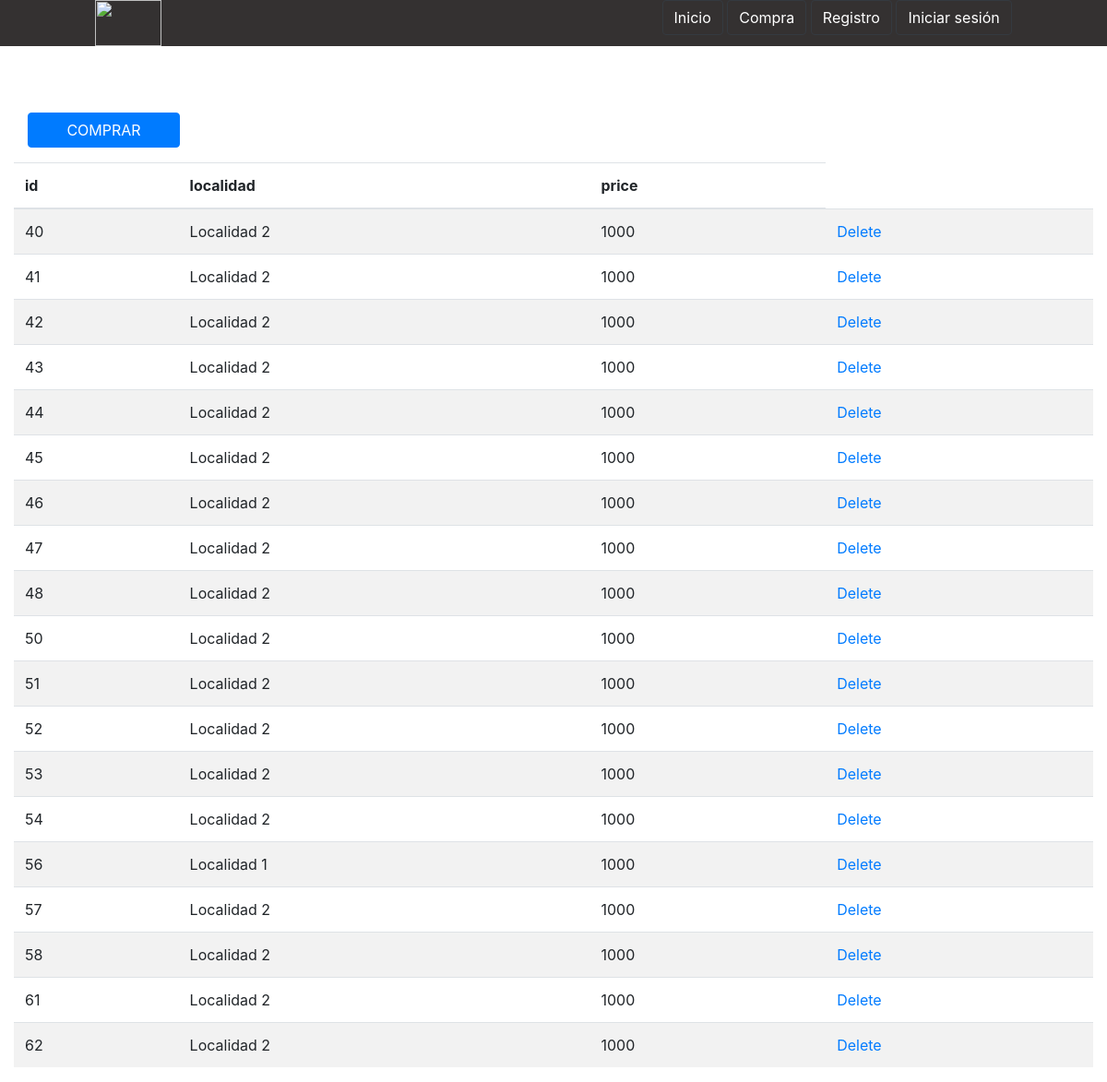
Page /carshop (signed in) on the earlier database version.
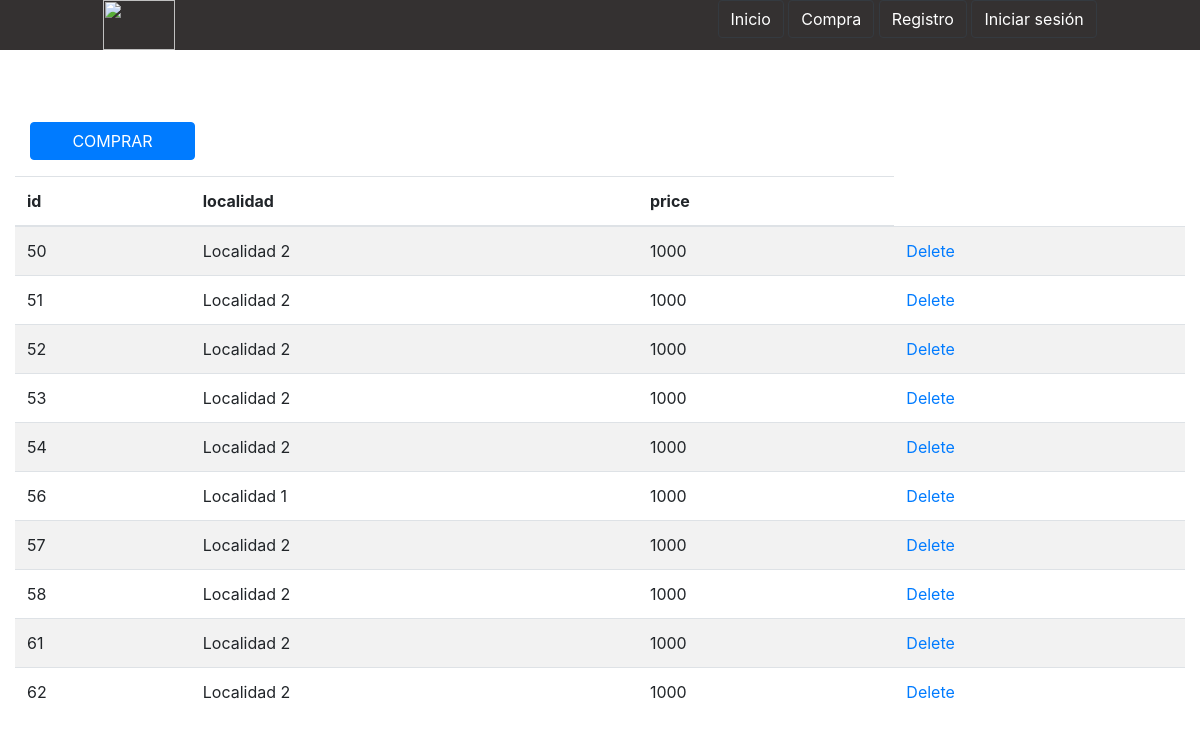
Same page on the later database version.
### users/models.py (models this page shows, shortened)
class Boleta(models.Model):
    localidad = models.ForeignKey(Localidad, verbose_name='Localidad',
                                      on_delete=models.PROTECT,
                                      blank=True, null=True)
    capacity = models.CharField(verbose_name='Cantidad idsponible', max_length=254)
    asientos = models.CharField(verbose_name='Asientos', max_length=254)
    price = models.CharField(verbose_name='Precio ', max_length=254)
    leyenda = models.CharField(verbose_name='Leyenda', max_length=254)
    convencion = models.ForeignKey(Convencion, verbose_name='Localidad',
                                  on_delete=models.PROTECT,
                                  blank=True, null=True)
    comprada = models.CharField(max_length=10, choices=CHOICES, verbose_name='Comprada', null=True,
                                            blank=True)
    created = models.DateTimeField(auto_now_add=True)
    class Meta:
        verbose_name = 'BOleta'
        verbose_name_plural = 'Boleta'

class Localidad(models.Model):
    name = models.CharField(verbose_name='Nombre ', max_length=254)
    fecha = models.DateTimeField(auto_now=False, blank=True, null=True)
    capacity = models.CharField(verbose_name='Capacidad ', max_length=254)
    etapa = models.ForeignKey(Etapa, verbose_name='Etapa',
                                      on_delete=models.PROTECT,
                                      blank=True, null=True)
    price = models.CharField(verbose_name='Precio ', max_length=254)
    created = models.DateTimeField(auto_now_add=True)
    class Meta:
        verbose_name = 'Localidad'
        verbose_name_plural = 'Localidades'

### users/views.py (the view)
# urls.py: path('carshop', users_views.carshop, name='carshop'),
def carshop(request):
    user = request.user
    profile = Profile.objects.get(user=user)
    cars = profile.car
    boletascars = cars.boleta.all()
    carshop = profile.car.id
    return render(request, 'user/carshop.html',{'carshop':carshop,'boletascars': boletascars, })

### templates/user/carshop.html (shortened to what this page needs)
{% load static %}
<!DOCTYPE html>
<html lang="en">
<head>
    <link rel="stylesheet" href="https://stackpath.bootstrapcdn.com/bootstrap/4.3.1/css/bootstrap.min.css">
</head>
<body>
    <div class="row justify-content-center" style="background-color: #343131;">
         <div class="col-md-1">
                </div>
            <div class="col-md-1">
            <img src="https://www.passline.com/imagenes/logo-passline.png" width="100%" height="50px"/>
                </div>
            <div class="col-md-5">
                </div>
         <div class="col-md-5">
            <a href="/" class="btn btn-dark" type="button" style="background-color: #343131;">Inicio</a>
                        <a href="/carshop" class="btn btn-dark" type="button" style="background-color: #343131;">Compra</a>
             <a href="/signup" class="btn btn-dark" type="button" style="background-color: #343131;">Registro</a>
               <a href="/login" class="btn btn-dark" type="button" style="background-color: #343131;">Iniciar sesión</a>
                </div>
            </div>
<br/>
                  <div class="col-sm-12">
         <table class="table table-striped">
  <thead>
    <tr>
        <th scope="col">id</th>
      <th scope="col">localidad</th>
        <th scope="col">price</th>
    </tr>
  </thead>
  <tbody>
   {% for boleta in boletascars %}
    <tr>
        <td>{{boleta.id}}</td>
      <td>{{boleta.localidad.name}}</td>
      <td>{{boleta.localidad.price}}</td>
        <td>
          <a href="{% url 'delete_boleta' id=boleta.id %}">Delete</a></td>
    </tr>
{% endfor %}
    </div>
             <div class="col-sm-2">
                    <div class="d-flex justify-content-between mb-3">
                        <button class="btn btn-primary btn-block mt-5" type="submit" value="OK">COMPRAR</button>
                    </div>
             </div>
</body>
</html>

Differences in the rows shown:
removed Boleta: id "40", localidad.name "Localidad 2", localidad.price "1000"
removed Boleta: id "41", localidad.name "Localidad 2", localidad.price "1000"
removed Boleta: id "42", localidad.name "Localidad 2", localidad.price "1000"
removed Boleta: id "43", localidad.name "Localidad 2", localidad.price "1000"
removed Boleta: id "44", localidad.name "Localidad 2", localidad.price "1000"
removed Boleta: id "45", localidad.name "Localidad 2", localidad.price "1000"
removed Boleta: id "46", localidad.name "Localidad 2", localidad.price "1000"
removed Boleta: id "47", localidad.name "Localidad 2", localidad.price "1000"
removed Boleta: id "48", localidad.name "Localidad 2", localidad.price "1000"
